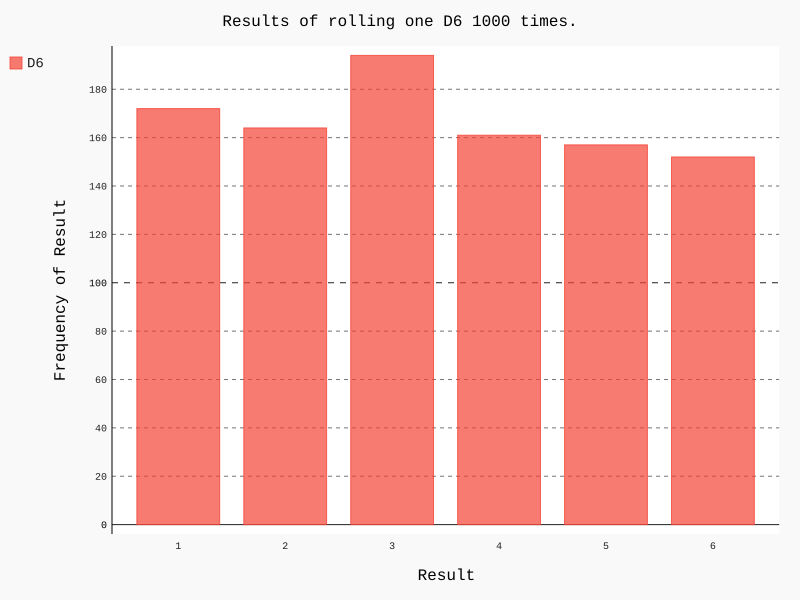

This figure's Python source:
import pygal

from data_visualization.die import Die

# Create a D6.
die = Die()

# Make some rolls, and store resulsts in a list.
results = []
for roll_num in range(1000):
    result = die.roll()
    results.append(result)

# Analize the results.
frequencies = []
for value in range(1, die.num_sides+1):
    frequency = results.count(value)
    frequencies.append(frequency)

#print(frequencies)

# Visualize the resulsts.
hist = pygal.Bar()

hist.title = "Results of rolling one D6 1000 times."
hist.x_labels = ['1', '2', '3', '4', '5', '6']
hist.x_title = "Result"
hist.y_title = "Frequency of Result"

hist.add('D6', frequencies)
hist.render_to_file('die_visual.svg')
